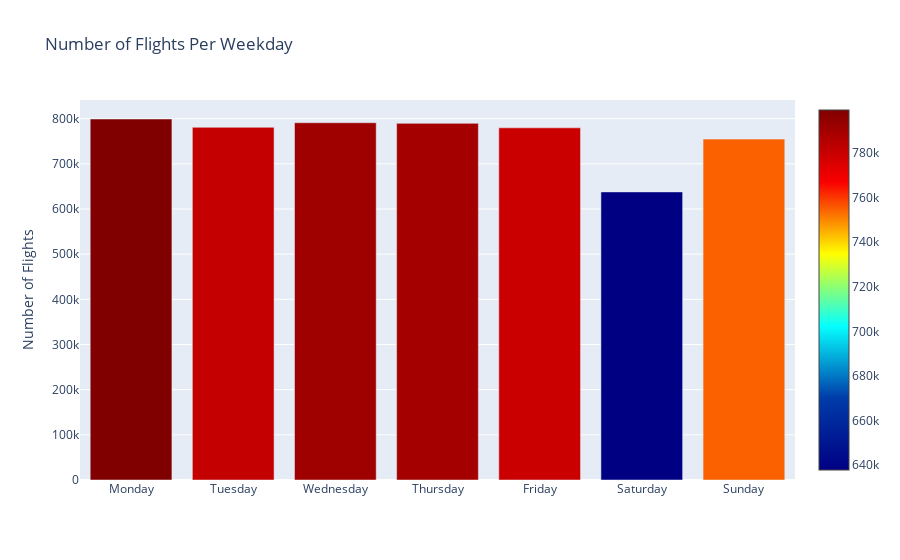

The notebook cell saved with this chart:
### Code cell
dayOfWeek={1:'Monday', 2:'Tuesday', 3:'Wednesday', 4:'Thursday', 5:'Friday', 
                                           6:'Saturday', 7:'Sunday'}
bx = All_flights.DAY_OF_WEEK.value_counts()
bx = bx.to_frame().sort_index()
bx.index = bx.index.map(dayOfWeek)

trace1 = go.Bar(
    x=bx.index,
    y=bx.DAY_OF_WEEK,
    name = 'Weather',
    marker=dict(
        color = bx.DAY_OF_WEEK,
        colorscale='Jet',
        showscale=True
    )
)

data = [trace1]
layout = go.Layout(
    title='Number of Flights Per Weekday', 
    yaxis = dict(title = 'Number of Flights'
                                                    )
)

figure = go.Figure(data=data, layout=layout)
py.iplot(figure)

### Figure 1 — Plotly figure (JSON) as saved in the notebook; plotly's stock layout.template omitted (floating-point values rounded to 4 significant figures)
{"data": [{"marker": {"color": [799248, 780858, 790991, 789594, 779708, 637814, 754701], "colorscale": [[0, "rgb(0,0,131)"], [0.2, "rgb(0,60,170)"], [0.4, "rgb(5,255,255)"], [0.6, "rgb(255,255,0)"], [0.8, "rgb(250,0,0)"], [1, "rgb(128,0,0)"]], "showscale": true}, "name": "Weather", "type": "bar", "x": ["Monday", "Tuesday", "Wednesday", "Thursday", "Friday", "Saturday", "Sunday"], "y": [799248, 780858, 790991, 789594, 779708, 637814, 754701]}], "layout": {"title": {"text": "Number of Flights Per Weekday"}, "yaxis": {"title": {"text": "Number of Flights"}}}}
